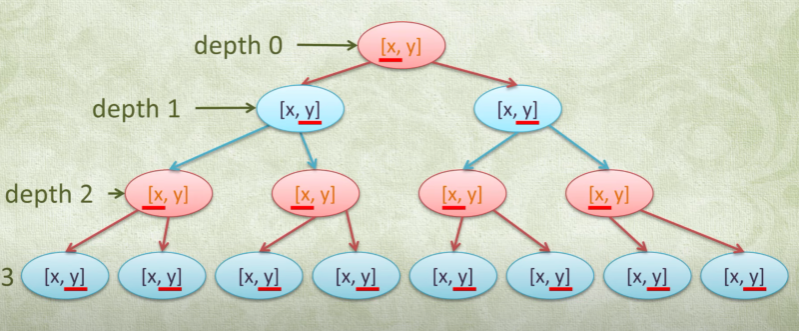
#> input picture Machine Learning/K Nearest Neighbours/KD-Trees/images/kd.png, 799 x 331 px, found by its file name
$ jupyter execute 'kd trees.ipynb'
#> lines starting #> are read from the running program, lines starting #| are printed output that depends on the picture
1. [KD Trees](#kd-trees)

#### KD Trees:
- dataset has ```lower``` or ```moderate number of dimensions```
- the ```K``` in KD Tree is denoted as the ```properties of a node``` i.e. the number of dimensions
    - (5,4) => 2 properties i.e. 2D
    - (5,8,2) => 3 properties i.e. 3D
- works on the principal of ```Binary Search Tree (BST)```
    - ```value < parent```, go to the left
    - ```value > parent```, go to the right

##### Process of KD Trees:
- data points to build KD Tree
    - (5,4), (2,6), (13,3), (8,7), (3,1), (10,2)
- ```sort``` the values based on ```x-axis``` and take the ```median``` value as ```root``` node
    - (2,6), (3,1), (5,4), (8,7), (10,2), (13,3)
    - root node: (5,4)
- if the ```number of data points``` are ```even```, median is not a single data point, then choose
    - ```left side``` of median
    - ```right side``` of median
    - ```center``` of the median, newly ```calculated median``` based on the ```average of center values```
- the ```dimensions``` used for ```splitting the node``` are used ```alternatively```

[cell 1]
from PIL import Image
from IPython.display import display

img = Image.open('images/kd.png')
#> img is the input picture: PIL image 799x331 RGBA; mean R, G, B, A 210.7, 215.4, 201, 255
new_image = img.resize((680, 300))
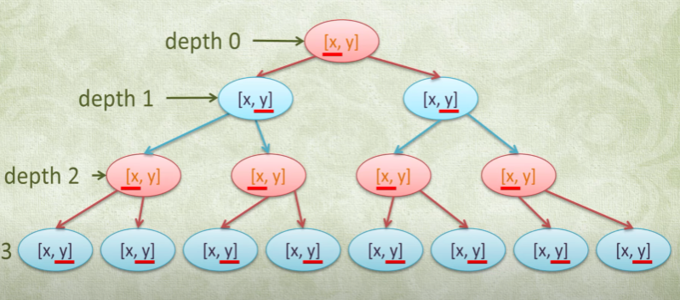
#> new_image: PIL image 680x300 RGBA; mean R, G, B, A 210.7, 215.4, 201, 255
display(new_image)

img = Image.open('images/kd1.png')
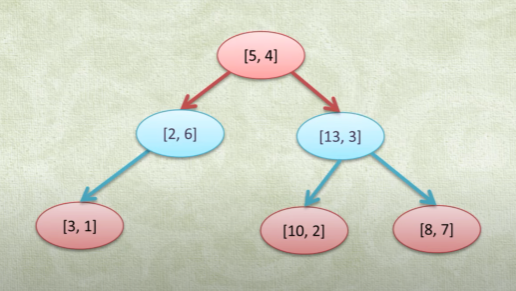
#> input picture Machine Learning/K Nearest Neighbours/KD-Trees/images/kd1.png, 516 x 291 px, found by its file name
#> img is the input picture: PIL image 516x291 RGBA; mean R, G, B, A 210, 212.6, 197.6, 255
new_image = img.resize((520, 300))
#> new_image: PIL image 520x300 RGBA
display(new_image)

```Visualize Tree```:
- visualize the splitting of node in KD tree via 2D graph
- the ```graph lines``` thats ```split the regions``` are based on ```each dimension split``` in the tree
- consider a query points ```[9,4]``` and find its nearest neighbor

[cell 2]
from PIL import Image
from IPython.display import display

img = Image.open('images/kd3.png')
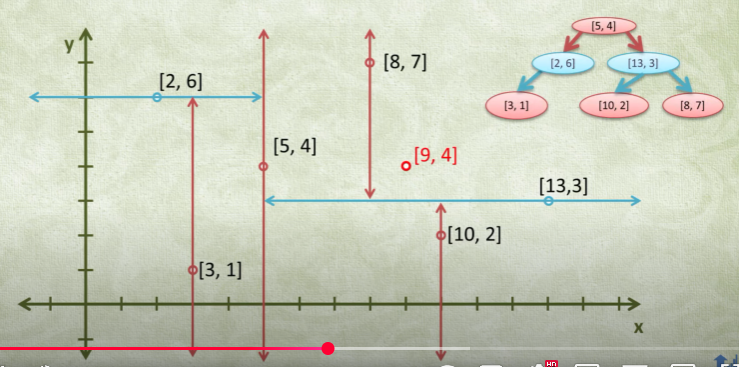
#> input picture Machine Learning/K Nearest Neighbours/Identify Nearest Neigbour/KD-Trees/images/kd3.png, 739 x 367 px
#> img is the input picture: PIL image 739x367 RGBA; mean R, G, B, A 202.7, 206.1, 188.8, 255
new_image = img.resize((660, 300))
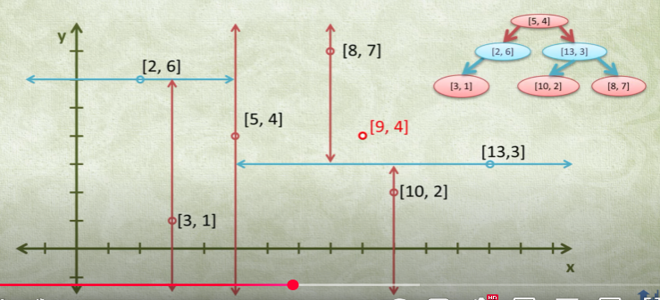
#> new_image: PIL image 660x300 RGBA; mean R, G, B, A 202.7, 206.1, 188.8, 255
display(new_image)

```Identify the nearest neighbour point```:
- ```traverse down the tree``` using the approach of ```comparing``` particular ```dimension values``` at each ```depth level``` with ```query point``` value [9,4] and calculate the ```distance``` between the ```query data point``` and the ```each node value```
- find the ```smallest distance```
    - ```[8,7]``` is the nearest neighbor from [9,4] with the smallest distance
- to confirm if [8,7] data point is the actual nearest neighbor, perform backtracking
    - draw a ```hypersphere``` by keeping the ```query data point [9,4]``` as the ```center``` and the ```radius``` as the ```distance``` between ```([9,4] & [8,7])``` and watch out if there are any ```split lines``` are being ```intersected```
    - if ```split lines``` from the constructed tree are ```intersect``` then, we perform ```backtracking``` on the nodes for which we did not calculate the minimum distance
- backtracking is done until the condition is failed

[cell 3]
from PIL import Image
from IPython.display import display

img = Image.open('images/kd4.png')
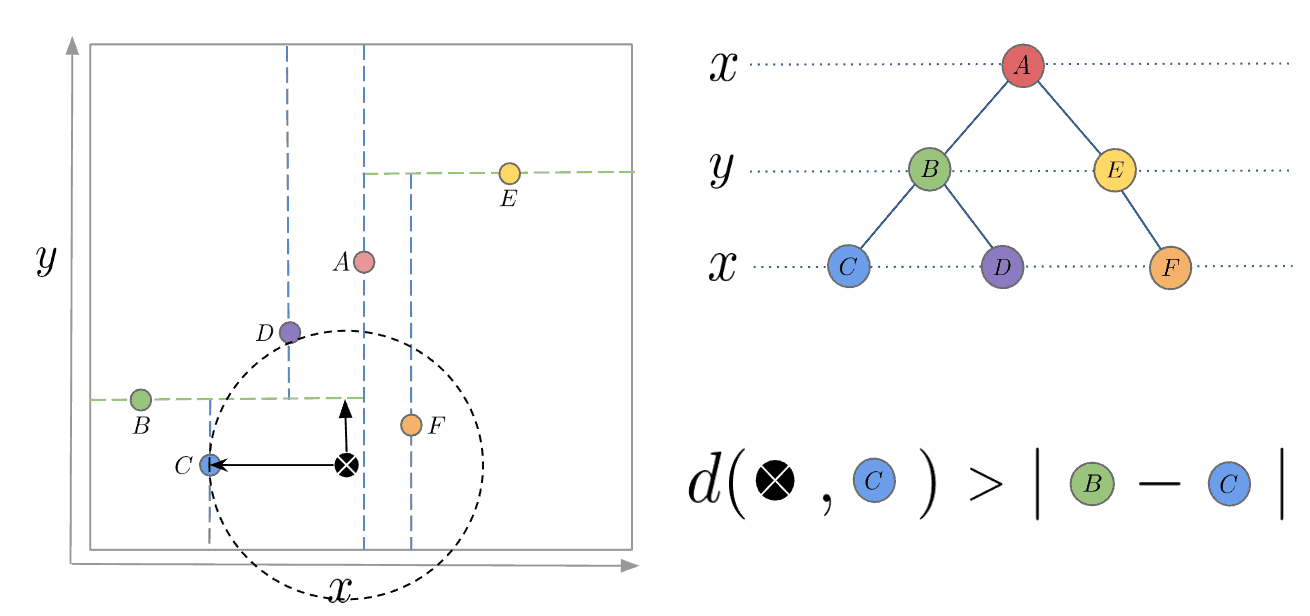
#> input picture Machine Learning/K Nearest Neighbours/Identify Nearest Neigbour/KD-Trees/images/kd4.png, 1310 x 616 px
#> img is the input picture: PIL image 1310x616 RGB; mean R, G, B 249.3, 249.5, 249.6
new_image = img.resize((660, 300))
#> new_image: PIL image 660x300 RGB
display(new_image)
